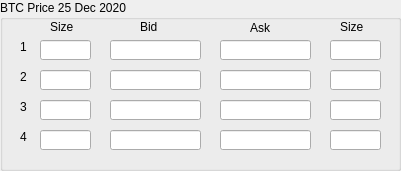
   <widget class="QGroupBox" name="groupBox_3">
    <property name="geometry">
     <rect>
      <x>360</x>
      <y>20</y>
      <width>401</width>
      <height>171</height>
     </rect>
    </property>
    <property name="title">
     <string>BTC Price 25 Dec 2020</string>
    </property>
    <widget class="QLabel" name="label_129">
     <property name="geometry">
      <rect>
       <x>20</x>
       <y>40</y>
       <width>47</width>
       <height>13</height>
      </rect>
     </property>
     <property name="text">
      <string>1</string>
     </property>
    </widget>
    <widget class="QLineEdit" name="lineEdit_11">
     <property name="geometry">
      <rect>
       <x>40</x>
       <y>40</y>
       <width>51</width>
       <height>20</height>
      </rect>
     </property>
    </widget>
    <widget class="QLabel" name="label_131">
     <property name="geometry">
      <rect>
       <x>20</x>
       <y>100</y>
       <width>47</width>
       <height>13</height>
      </rect>
     </property>
     <property name="text">
      <string>3</string>
     </property>
    </widget>
    <widget class="QLabel" name="label_132">
     <property name="geometry">
      <rect>
       <x>20</x>
       <y>130</y>
       <width>47</width>
       <height>13</height>
      </rect>
     </property>
     <property name="text">
      <string>4</string>
     </property>
    </widget>
    <widget class="QLineEdit" name="lineEdit_12">
     <property name="geometry">
      <rect>
       <x>40</x>
       <y>70</y>
       <width>51</width>
       <height>20</height>
      </rect>
     </property>
    </widget>
    <widget class="QLineEdit" name="lineEdit_13">
     <property name="geometry">
      <rect>
       <x>40</x>
       <y>100</y>
       <width>51</width>
       <height>20</height>
      </rect>
     </property>
    </widget>
    <widget class="QLineEdit" name="lineEdit_14">
     <property name="geometry">
      <rect>
       <x>40</x>
       <y>130</y>
       <width>51</width>
       <height>20</height>
      </rect>
     </property>
    </widget>
    <widget class="QLabel" name="label_133">
     <property name="geometry">
      <rect>
       <x>140</x>
       <y>20</y>
       <width>47</width>
       <height>13</height>
      </rect>
     </property>
     <property name="text">
      <string>Bid</string>
     </property>
    </widget>
    <widget class="QLabel" name="label_134">
     <property name="geometry">
      <rect>
       <x>250</x>
       <y>20</y>
       <width>71</width>
       <height>16</height>
      </rect>
     </property>
     <property name="text">
      <string>Ask</string>
     </property>
    </widget>
    <widget class="QLineEdit" name="lineEdit_15">
     <property name="geometry">
      <rect>
       <x>110</x>
       <y>40</y>
       <width>91</width>
       <height>20</height>
      </rect>
     </property>
    </widget>
    <widget class="QLineEdit" name="lineEdit_16">
     <property name="geometry">
      <rect>
       <x>220</x>
       <y>40</y>
       <width>91</width>
       <height>20</height>
      </rect>
     </property>
    </widget>
    <widget class="QLineEdit" name="lineEdit_17">
     <property name="geometry">
      <rect>
       <x>220</x>
       <y>70</y>
       <width>91</width>
       <height>20</height>
      </rect>
     </property>
    </widget>
    <widget class="QLineEdit" name="lineEdit_18">
     <property name="geometry">
      <rect>
       <x>220</x>
       <y>100</y>
       <width>91</width>
       <height>20</height>
      </rect>
     </property>
    </widget>
    <widget class="QLabel" name="label_135">
     <property name="geometry">
      <rect>
       <x>20</x>
       <y>70</y>
       <width>47</width>
       <height>13</height>
      </rect>
     </property>
     <property name="text">
      <string>2</string>
     </property>
    </widget>
    <widget class="QLabel" name="label">
     <property name="geometry">
      <rect>
       <x>340</x>
       <y>20</y>
       <width>47</width>
       <height>13</height>
      </rect>
     </property>
     <property name="text">
      <string>Size</string>
     </property>
    </widget>
    <widget class="QLabel" name="label_4">
     <property name="geometry">
      <rect>
       <x>50</x>
       <y>20</y>
       <width>47</width>
       <height>13</height>
      </rect>
     </property>
     <property name="text">
      <string>Size</string>
     </property>
    </widget>
    <widget class="QLineEdit" name="lineEdit_27">
     <property name="geometry">
      <rect>
       <x>110</x>
       <y>70</y>
       <width>91</width>
       <height>20</height>
      </rect>
     </property>
    </widget>
    <widget class="QLineEdit" name="lineEdit_28">
     <property name="geometry">
      <rect>
       <x>110</x>
       <y>100</y>
       <width>91</width>
       <height>20</height>
      </rect>
     </property>
    </widget>
    <widget class="QLineEdit" name="lineEdit_29">
     <property name="geometry">
      <rect>
       <x>110</x>
       <y>130</y>
       <width>91</width>
       <height>20</height>
      </rect>
     </property>
    </widget>
    <widget class="QLineEdit" name="lineEdit_30">
     <property name="geometry">
      <rect>
       <x>220</x>
       <y>130</y>
       <width>91</width>
       <height>20</height>
      </rect>
     </property>
    </widget>
    <widget class="QLineEdit" name="lineEdit_31">
     <property name="geometry">
      <rect>
       <x>330</x>
       <y>40</y>
       <width>51</width>
       <height>20</height>
      </rect>
     </property>
    </widget>
    <widget class="QLineEdit" name="lineEdit_32">
     <property name="geometry">
      <rect>
       <x>330</x>
       <y>70</y>
       <width>51</width>
       <height>20</height>
      </rect>
     </property>
    </widget>
    <widget class="QLineEdit" name="lineEdit_33">
     <property name="geometry">
      <rect>
       <x>330</x>
       <y>100</y>
       <width>51</width>
       <height>20</height>
      </rect>
     </property>
    </widget>
    <widget class="QLineEdit" name="lineEdit_34">
     <property name="geometry">
      <rect>
       <x>330</x>
       <y>130</y>
       <width>51</width>
       <height>20</height>
      </rect>
     </property>
    </widget>
   </widget>
